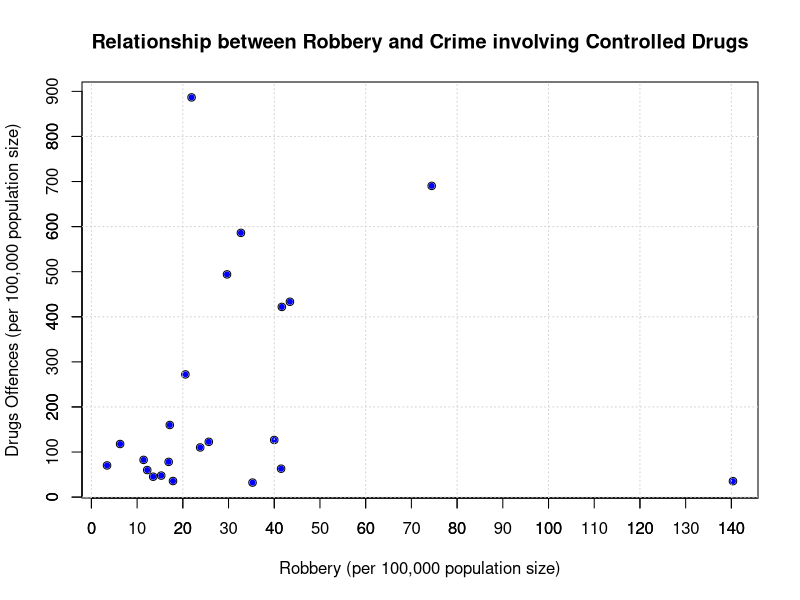
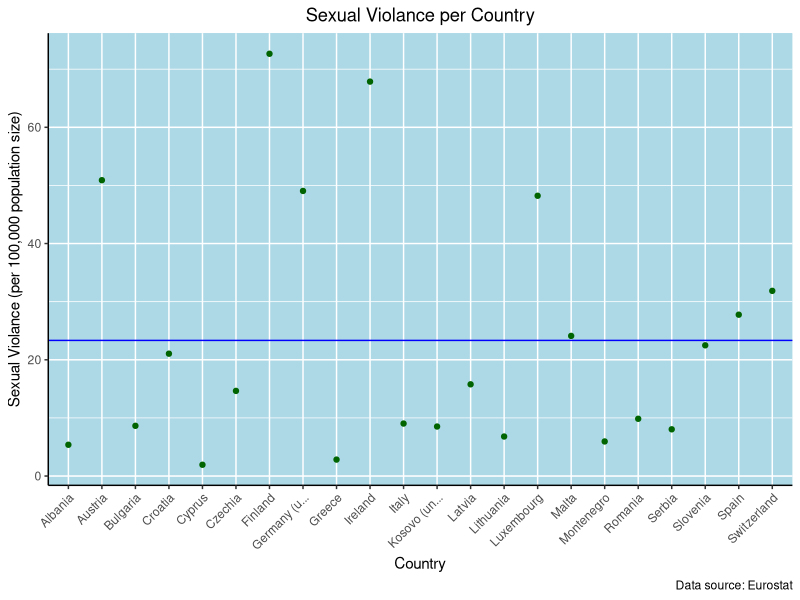

These charts were generated, in order, by the following R code:
## ---- chunk 1
knitr::opts_chunk$set(echo = TRUE)
## ---- chunk 2
data <- read.csv("EurostatCrime2019.csv") # reads the csv to a variable data
head(data,3)
## ---- chunk 3
cols <- ncol(data) # number of columns
rows <- nrow(data) # number of rows
cat("The number of columns are:", cols, "whilst the number of rows are", rows)

## ---- chunk 4
str(data)

## ---- chunk 5
# Use subset on dataframe and remove the specified columns of rape and sexual assault with select parameter and -c for removal
data <- subset (data, select = -c(Rape,Sexual.assault))
colnames(data)
## ---- chunk 6
# Use subset on dataframe and remove the specified columns elect parameter and -c for removal
data <- subset (data, select = -c(Theft,Theft.of.a.motorized.land.vehicle,Burglary,Burglary.of.private.residential.premises)) 

# Take the columns names to ensure removal has taken place
colnames(data)
## ---- chunk 7
# Create a column Overall_offences and populate it with the sum across each row, ignoring the NA values 
data$Overall_offences <- apply(data[,-1], 1, sum, na.rm=TRUE)

# Change the column names of the data frame to those specified
names(data) <- c('Country','Murder', 'Attempted_Murder', 'Assault', 'Kidnapping' ,'Sexual_Violance', 'Robbery','Drugs', 'Overall_offences')

# Take the top 3 rows
head(data,3)
## ---- chunk 8
# Take the rows where countries have NA in rows
list_countries_na <- data[!complete.cases(data),]

# Take the country column (1st column)
list_countries_na[,1]

## ---- chunk 9
# Removes the countries with missing data
df <- data[complete.cases(data),]

# Gets top 3 rows
head(df,3)
## ---- chunk 10
# Gets the rows and columns
observations <- ncol(df)
observations 
variables<- nrow(df)
variables
## ---- chunk 11
# Gets the row with Ireland and the selected columns
new_row <- subset(df, Country == "Ireland", select=Murder:Drugs)
str(new_row)
# sort the rows 
sort_row <- apply(new_row , 1, sort, decreasing = TRUE)

# Take the top 3 rows
most_common_crimes <- head(sort_row,3)
most_common_crimes
## ---- chunk 12
# Gets the assault data for Ireland
assault <- subset(df, Country == "Ireland", select=Assault)

# Calculate the proportion of assault as a percentage of overall crimes
assault_proportion <- (assault/subset(df, Country == "Ireland", select=Overall_offences))*100
assault_proportion
## ---- chunk 13
# Generate a dataframe of country and kidnapping columns
k <- subset(df, select=c("Country", "Kidnapping"))

# Order based on kidnapping values
country <- k[order(-k$Kidnapping),]

# select the top country
country_kidnapping <- country$Country[1] 
country_kidnapping
## ---- chunk 14
# Generate a dataframe of country and overall offences columns
overall_offence_country <- subset(df, select=c("Country", "Overall_offences"))

# Order the dataframe on overall offences
overall_offence_country_sort <- overall_offence_country[order(overall_offence_country$Overall_offences),]

# Take top country
overall_offences_low <- overall_offence_country_sort$Country[1] 
overall_offences_low
## ---- chunk 15
# Plotting information
x <-df$Robbery
y <- df$Drugs

par(mfcol = c(1,1))
# Setting the plot and axes information
plot(x,y,
xlab = "Robbery (per 100,000 population size)", ylab = "Drugs Offences (per 100,000 population size)")
title("Relationship between Robbery and Crime involving Controlled Drugs")
axis(1, at = pretty(x, n = 10))
axis(2, at = pretty(y, n = 10))
points(x, y, col = "blue", pch = 20)
grid()
## ---- chunk 16
library(ggplot2)
library(stringr)
theme_set(theme_classic())

ggplot(df, aes(x = Country, y = Sexual_Violance))+ 
  geom_point(color = "darkgreen")+ 
  # angles the labels
  theme(axis.text.x = element_text(angle = 45, hjust=1))+ 
  # adds intercept for average per country 
  geom_hline(aes(yintercept = mean(Sexual_Violance)), color="blue") + 
  # truncates labels 
  scale_x_discrete(label = function(x) stringr::str_trunc(x, 13)) + ggtitle("Sexual Violance per Country") + 
  # Adds a theme and adds a centered title
  theme(plot.title = element_text(hjust = 0.5))+
  # Adds detailed caption information alongside a theme
  labs(caption = "Data source: Eurostat",
              x = "Country", y = "Sexual Violance (per 100,000 population size)") + theme(
                                            panel.background = element_rect(fill = "lightblue",
                                                                          colour = "lightblue",
                                                                          size = 0.5, linetype = "solid"),
                                            panel.grid.major = element_line(size = 0.5, linetype = 'solid',
                                                                          colour = "white"), 
                                            panel.grid.minor = element_line(size = 0.25, linetype = 'solid',
                                                                          colour = "white")
                                            )
